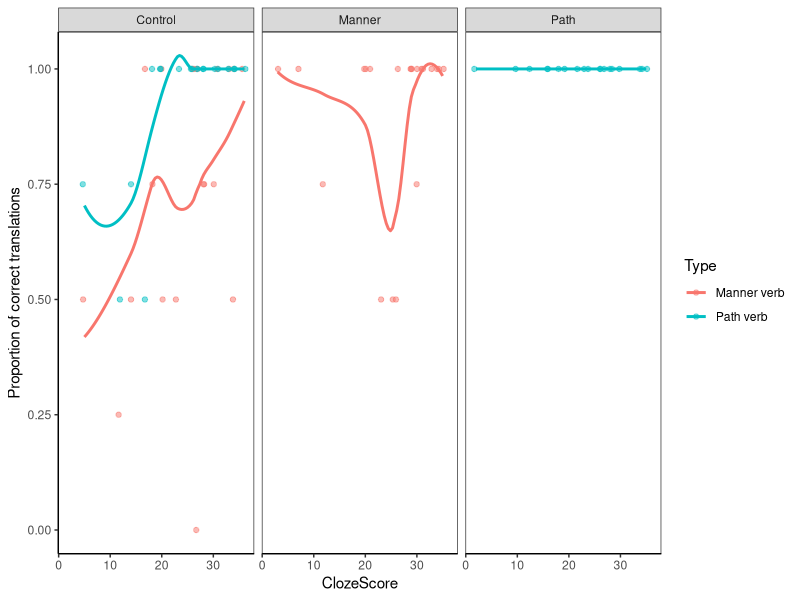
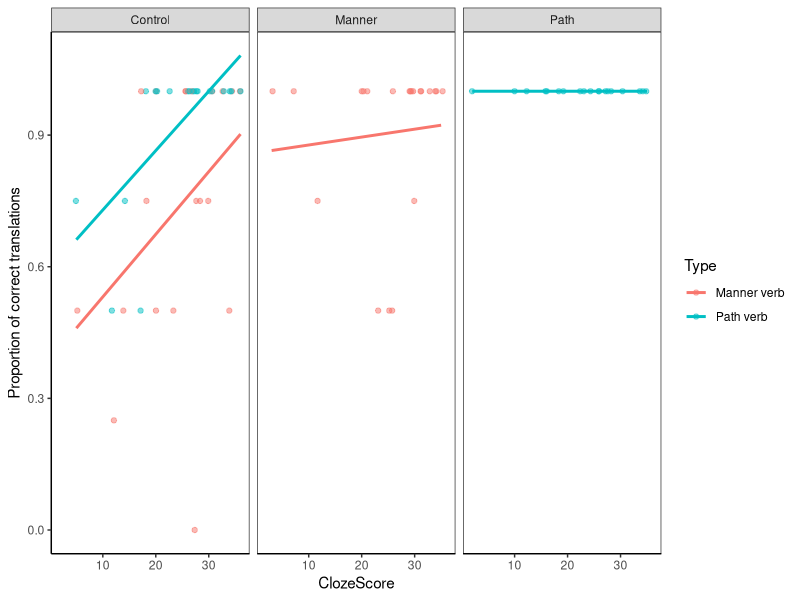
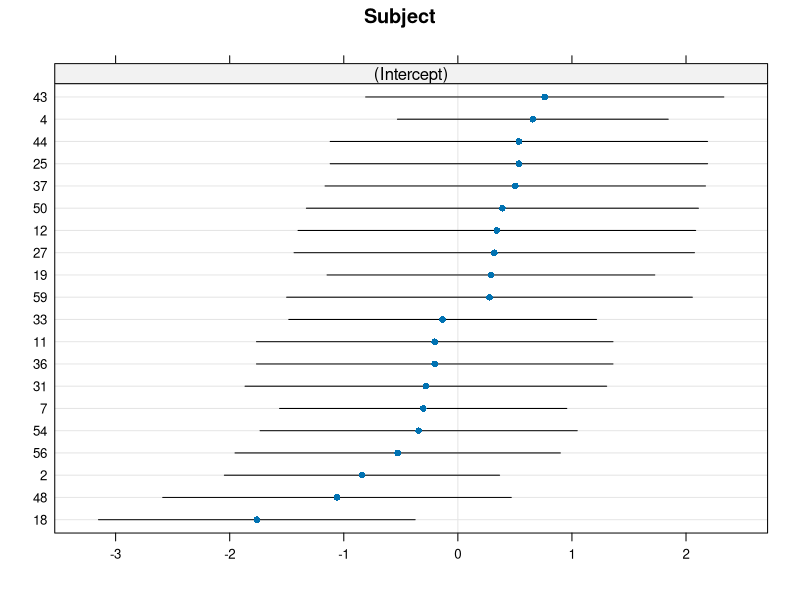
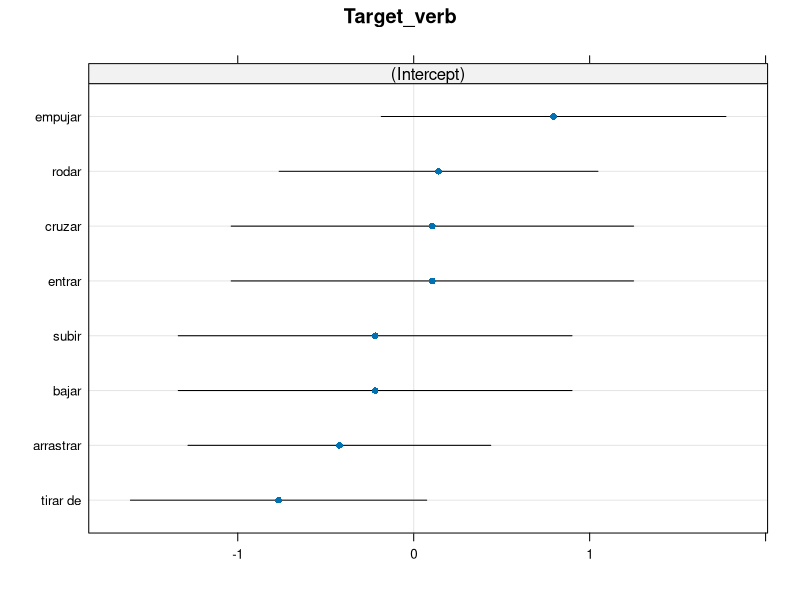
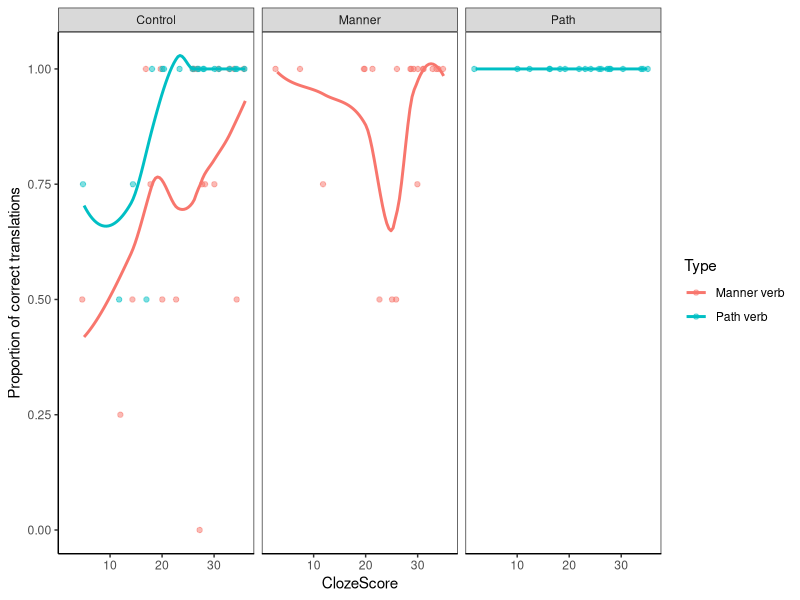
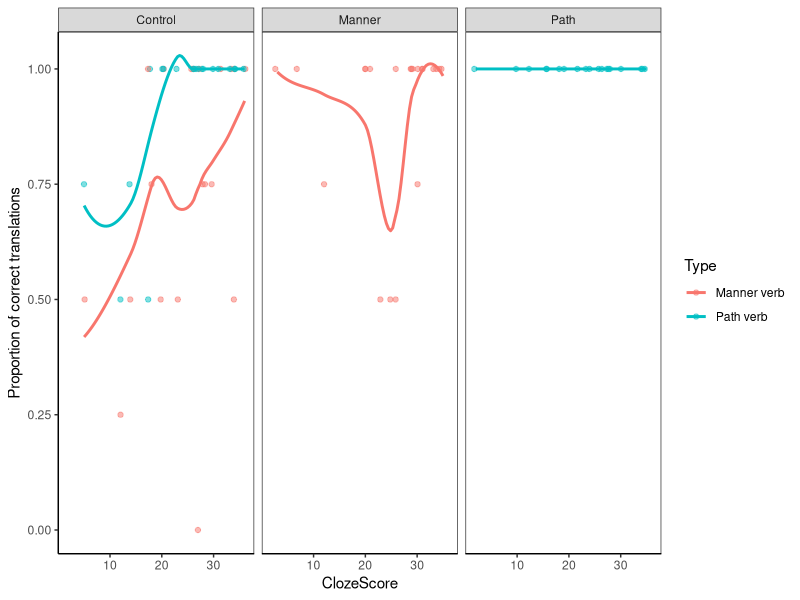
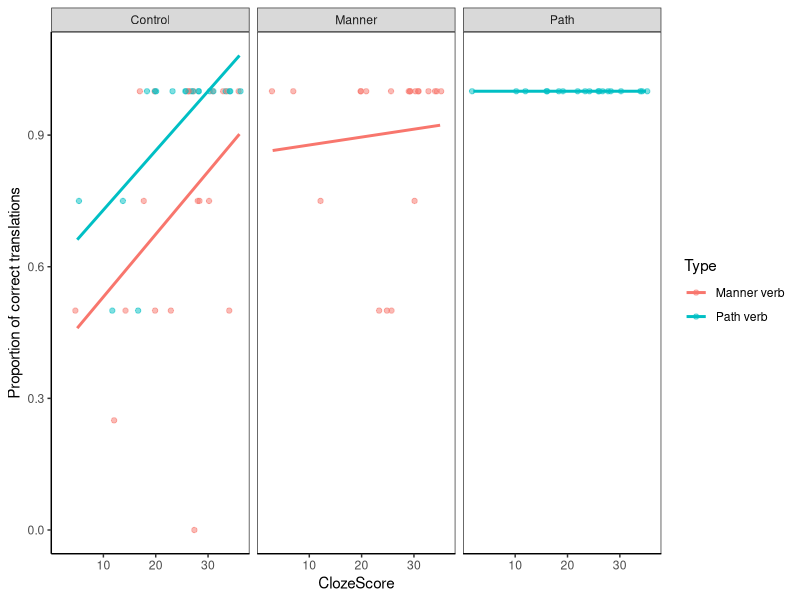
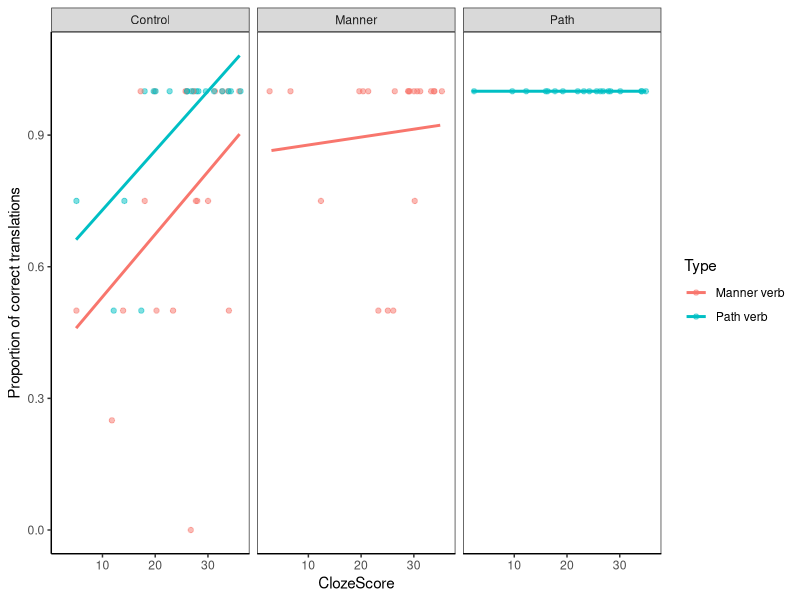

Source code (R) for these figures, in order: (Note: this script raises an error after producing the figures.)
## Translation task: At the end of the experiment, all participants had to
## translate Spanish sentences to Swedish. All sentences were taken from the
## exposure phase, and they covered the 4 target verbs used in the experiment.

# - Path-exposed participants translated 4 path sentences
# - Manner-exposed participants translated 4 manner sentences
# - Participants in baseline condition transcribed all 8 (4P, 4M)

library(dplyr)
library(ggplot2)
library(lme4)
library(effects)
library(lattice)


#  ------------------------------------------------------------------------
#  Load data
#  ------------------------------------------------------------------------

transl <- read.csv("data/written_translation_task.csv", fileEncoding = "UTF-8",
                   stringsAsFactors = FALSE)
head(transl)
# get rid of comments
transl$Comment <- NULL
# More explicit factor levels
transl$Type <- factor(transl$Type, labels = c("Manner verb", "Path verb"))
# Subjects as character for later joining
transl$Subject <- as.character(transl$Subject)

# participant data -- for cloze scores
ppts <- read.csv("data/participants.csv", fileEncoding = "UTF-8", stringsAsFactors = FALSE)
head(ppts)

# add speakers' clozescore to d:
transl <- left_join(transl, ppts %>% select(Subject, ClozeScore))


#  ------------------------------------------------------------------------
#  Scoring
#  ------------------------------------------------------------------------

# Convenience functions to find unique responses
find_unique <- function(target_v = NULL, df = transl) {
  unique_tr <- df[df$Target_verb == target_v, "Translation"]
  sort(unique(unique_tr))
}

# and to score correct/wrong responses based on provided string vector
score_transl <- function(target_v = NULL, valid = NULL, df = transl) {
  rowid <- which(df$Target_verb == target_v)
  tr <- df$Translation[rowid]
  scores <- ifelse(tr %in% valid, 1, 0)
  df[rowid, "Score"] <- scores
  transl <<- df
  df
}

find_unique(target_v = "arrastrar")
score_transl("arrastrar", c("breda ut / skaka", "dra", "släpa"))

find_unique(target_v = "bajar")
score_transl("bajar", c("gå nedför", "gå ner från", "gå nerför", "komma nerför",
                        "stiga ned för", "stiga nedför", "sänka", "ta ned", "ta ner"))

find_unique(target_v = "cruzar")
score_transl("cruzar", c("gå genom", "gå igenom", "gå tvärs över", "gå över", 
                        "korsa", "passera"))

find_unique(target_v = "empujar")
score_transl("empujar", c("fösa", "knuffa", "puffa", "putta", "skjuta", "trycka"))

find_unique(target_v = "entrar")
score_transl("entrar", c("gå in i", "gå in på", "göra entré", "in i",
                         "komma in i", "komma in på", "stiga in i"))

find_unique(target_v = "rodar")
score_transl("rodar", c("hjula", "rulla", "snurra"))

find_unique(target_v = "subir")
score_transl("subir", c("bestiga", "gå upp", "gå upp i", "gå upp på", "gå uppför",
                        "höja", "klättra upp", "köra uppför", "lyfta", "ta sig upp",
                        "ta sig uppför", "ta upp", "åka uppför"))

find_unique(target_v = "tirar de")
score_transl("tirar de", c("dra", "dra från", "dra i", "släpa"))


#  ------------------------------------------------------------------------
#  Descriptives (summary tables)
#  ------------------------------------------------------------------------

# By condition and verb-type 
transl %>% group_by(Condition, Type) %>%
  summarise(Perc = round(sum(Score) / n(), 2))

# By condition and verb
transl %>% group_by(Condition, Type, Target_verb) %>%
  summarise(Perc = round(sum(Score) / n(), 2))

# By subject, condition and type
subj_prop <- transl %>% group_by(Subject, Condition, Type) %>%
  summarise(Perc = round(sum(Score) / n(), 2))
print(subj_prop[with(subj_prop, order(Perc, Subject)),], n = nrow(subj_prop))

# By subject, condition, type and verb
subj_byverb <- transl %>% group_by(Subject, Condition, Type, Target_verb) %>%
  summarise(Correct = sum(Score))


#  ------------------------------------------------------------------------
#  Descriptives (by-subject plots)
#  ------------------------------------------------------------------------

mywidth <- 7
myheight <- 3

# ggplot theme
mytheme <- theme_bw() + 
  theme(#text = element_text(size = 10),
    # panel.border = element_blank(),
    panel.grid.major = element_blank(),
    panel.grid.minor = element_blank(),
    panel.background = element_blank(),
    axis.line.x = element_line(color="black"),
    axis.line.y = element_line(color="black"))

by_subj <- transl %>% group_by(Subject, Condition, Type, ClozeScore) %>%
  summarise(Perc = round(sum(Score) / n(), 2))

ggplot(by_subj, aes(x = ClozeScore, y = Perc, colour = Type)) +
  geom_jitter(height = 0, alpha = .5) +
  facet_grid(. ~ Condition) +
  geom_smooth(se = FALSE) +
  ylab("Proportion of correct translations") +
  mytheme

ggsave("analysis/figures/translation-task_loess.pdf", width = mywidth,
       height = myheight)
ggsave("analysis/figures/translation-task_loess.png", width = mywidth,
       height = myheight)

ggplot(by_subj, aes(x = ClozeScore, y = Perc, colour = Type)) +
  geom_jitter(height = 0, alpha = .5) +
  facet_grid(. ~ Condition) +
  geom_smooth(method = "lm", se = FALSE) +
  ylab("Proportion of correct translations") +
  mytheme

ggsave("analysis/figures/translation-task_lm.pdf", width = mywidth,
       height = myheight)
ggsave("analysis/figures/translation-task_lm.png", width = mywidth,
       height = myheight)



#  ------------------------------------------------------------------------
#  Significance test (GLMM)
#  ------------------------------------------------------------------------

# It really makes most sense to focus on the control/baseline condition only
d_fm_baseline <- transl[transl$Condition == "Control", ]
# contrast coding for Type (Path vs Manner verb)
contrasts(d_fm_baseline$Type) <- contr.sum(2)
colnames(contrasts(d_fm_baseline$Type)) <- "MannerV_vs_PathV"
contrasts(d_fm_baseline$Type)
# center cloze scores
d_fm_baseline$cClozeScore <- as.vector(scale(d_fm_baseline$ClozeScore, scale = FALSE))

head(d_fm_baseline)

# Model treats the individual verbs as random effects
fm_transl <- glmer(Score ~ Type * cClozeScore + 
                     (1 | Subject) + (1 | Target_verb),
                   data = d_fm_baseline, family = "binomial")
summary(fm_transl)

# NB: the random effects are clearly not normally distributed, probably because
# a) ceiling effects for subjects, b) verbs are not randomly sampled and some
# are simply harder than others
dotplot(ranef(fm_transl), postVar = TRUE)

fm_transl_eff <- allEffects(fm_transl)
plot(fm_transl_eff, type = "link")
